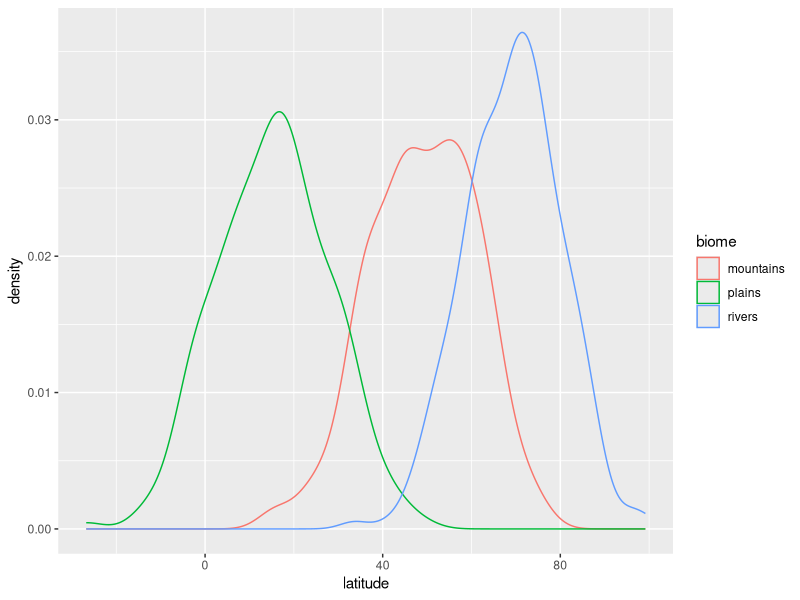
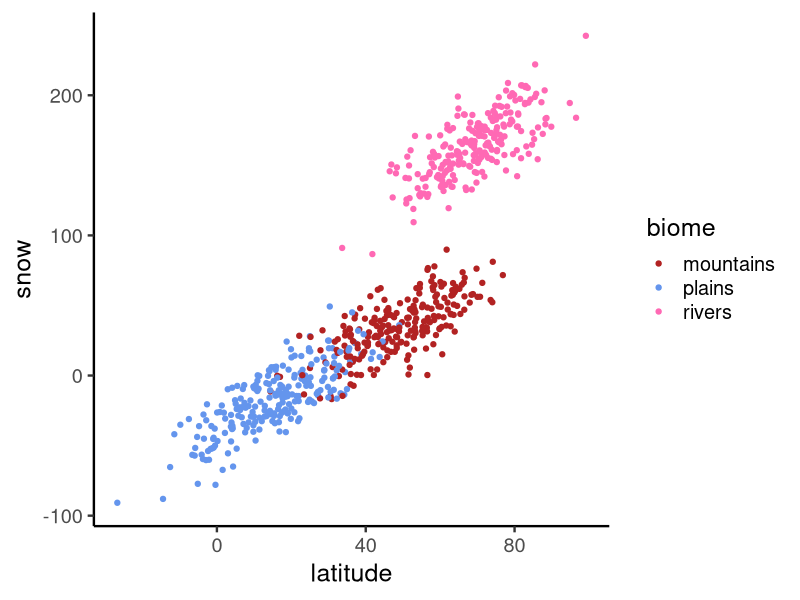
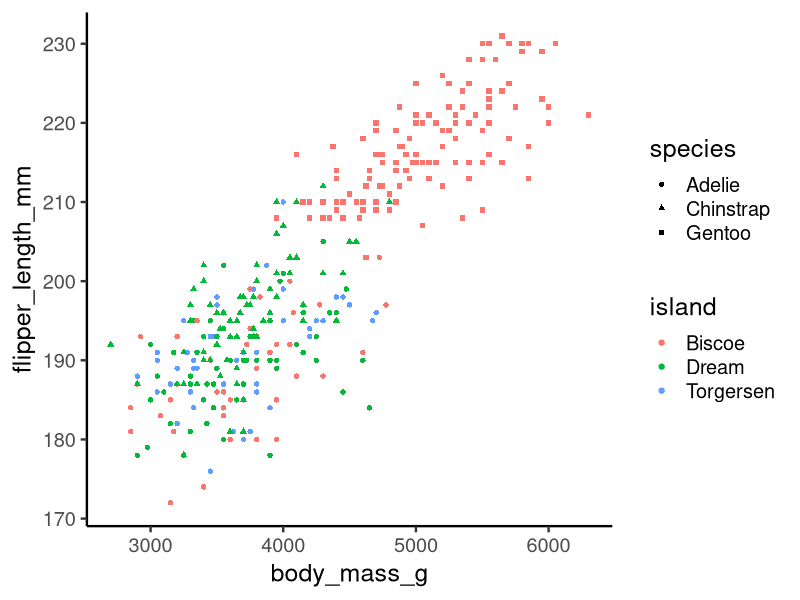
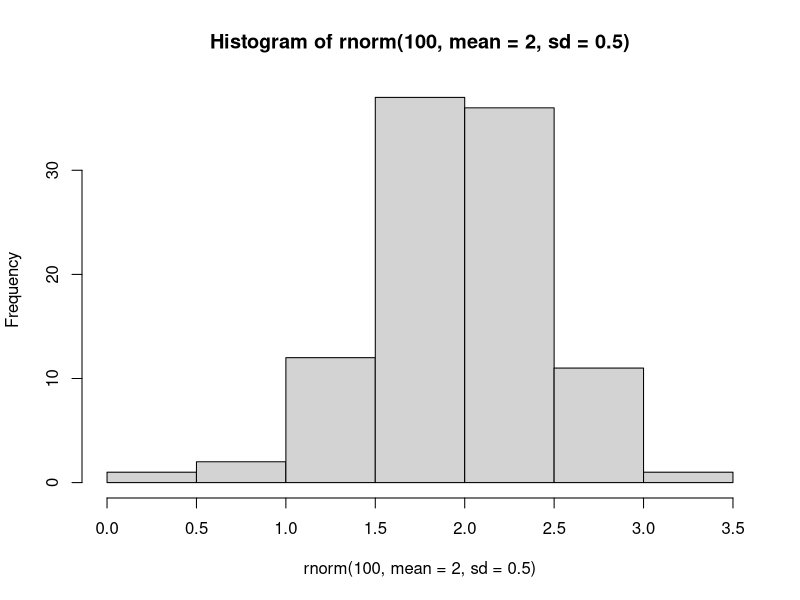
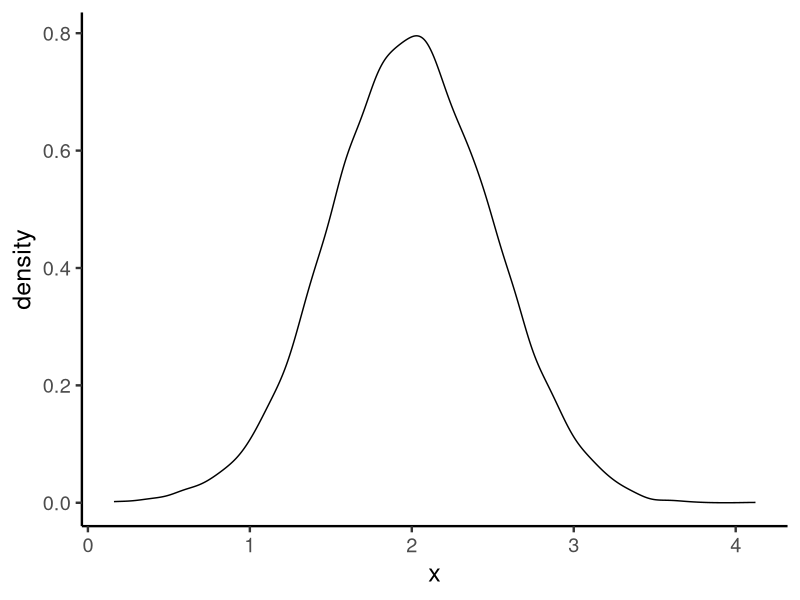
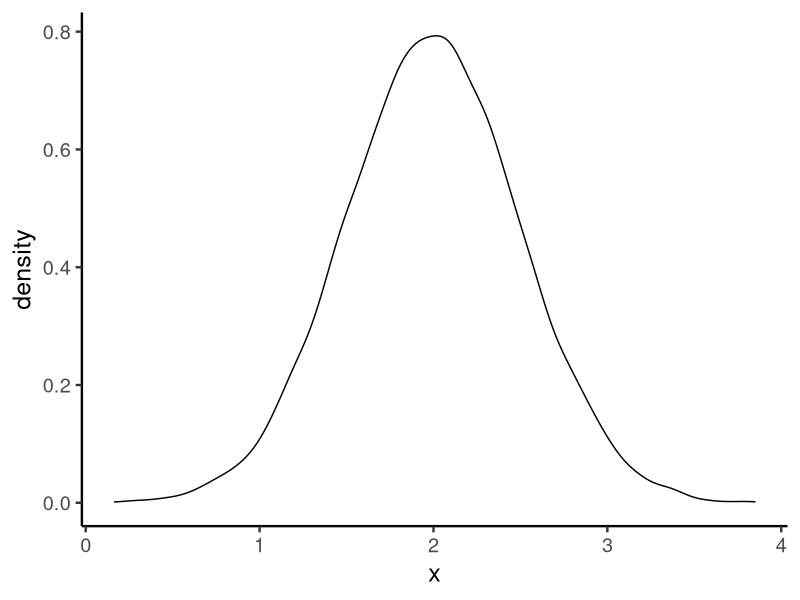

Here is the R script that generated these plots, in order:
library(tidyverse)
library(ggplot2)

# How does snow change with latitude across plains and mountains?

# 1. Read the model definition
# ACTUALLY the data generating process
# Snow ~ Normal(mu, sigma)
# Mu = beta_0 + (beta_1 * lat) + (beta_2 * biomePlain)

# 2. Choose parameter and predictors
# Parameters
beta_0 <- 10
beta_1 <- 1.5 # if Denali (latitude of 60 gets 100ft yr)
beta_2 <- -50
beta_3 <- 100
sigma <- 15

# Predictors
latitude <- runif(700, min = 0, max = 75)
biome <- sample(c("mountains", "plains", "rivers"), 700, replace = TRUE)
biomePlain <- as.integer(biome == "plains")
biomeRiver <- as.integer(biome == "rivers")
latitude <- rnorm(700,
                  mean = case_when(
                    biome == "mountains" ~ 50,
                    biome == "plains" ~ 15,
                    biome == "rivers" ~ 70),
                  sd = 12)

tibble(latitude, biome) %>% 
  ggplot(aes(latitude, color = biome)) +
  geom_density()

# latitude[biome == "plains"] <-(latitude[biome == "plains"] / 2)
# latitude[biome == "mountains"] <-(latitude[biome == "mountains"] + 15)

# 3. Use RVs to generate the response
mu <- beta_0 + (beta_1 * latitude) + (beta_2 + biomePlain) + (beta_3 * biomeRiver)
snow <- rnorm(700, mean = mu, sd = sigma)
snow_data <- tibble(latitude, biome, snow)
ggplot(snow_data, aes(latitude, snow, color = biome)) +
  geom_point() +
  scale_color_manual(values = c("firebrick", "cornflowerblue", "hotpink")) +
  theme_classic(18)

# 4. Fit model to simulated data
snow_model_full <- lm(snow ~ latitude + biome, data = snow_data)
summary(snow_model_full)

# lm model specification
# Fundamental model specification:
# response~ predictor1 + predictor2 + predictor3...

# What about the WRONG model? i.e., one without the confounding variable included
snow_model_confounded <- lm(snow ~ latitude, data = snow_data)
summary(snow_model_confounded)

library(palmerpenguins)
ggplot(penguins, aes(body_mass_g, flipper_length_mm, color = island, shape = species)) +
  geom_point() +
  theme_classic(18)

# Fit lm to more catagorical *variable* (not to be confused with 1 categorical variable with multiple categories)
penguin_model <- lm(flipper_length_mm ~ body_mass_g + island + species,
                     data = penguins)
summary(penguin_model)

# PDF
# Not for printing, but for making random numbers
hist(rnorm(100, mean = 2, sd = 0.5))
tibble(x = rnorm(10000, mean = 2, sd = 0.5)) %>% 
  ggplot(aes(x)) +
  geom_density() +
  theme_classic(18)

# Are 2.5% of the random variable less than 1?
foo <- tibble(x = rnorm(10000, mean = 2, sd = 0.5))

ggplot(foo, aes(x)) +
  geom_density() +
  theme_classic(18)

mean(foo$x < 1)
